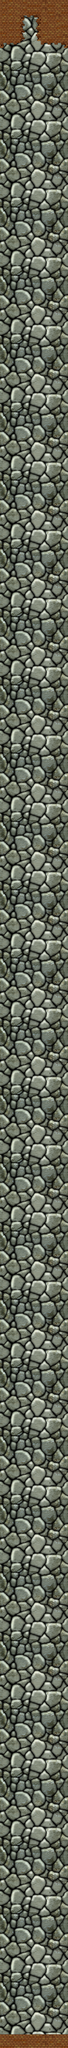

Below is a game level as drawn by its tile map, then a one-line description and the .tmx that defines it (tile-layer data replaced by summaries):
An orthogonal 10x300 tile map with 32x32 px tiles, 5 tile layers (background, bg1, bg2, cover1, ...), 3 tilesets and 5 objects.

<map version="1.0" orientation="orthogonal" width="10" height="300" tilewidth="32" tileheight="32" backgroundcolor="#000000">
 <properties>
  <property name="Time" value="120" />
 </properties>
 <tileset firstgid="1" name="terrain" tilewidth="32" tileheight="32">
  <image source="terrain.png" width="672" height="736" />
 </tileset>
 <tileset firstgid="484" name="bg1" tilewidth="32" tileheight="32">
  <image source="stone.png" width="320" height="320" />
 </tileset>
 <tileset firstgid="584" name="bricks" tilewidth="32" tileheight="32">
  <image source="bricks.png" width="256" height="256" />
 </tileset>
 <layer name="background" width="10" height="300">
  <data>[3000 cells, 3000 non-empty, 100 distinct tile ids]</data>
 </layer>
 <layer name="bg1" width="10" height="300">
  <data>[3000 cells, 0 non-empty, 0 distinct tile ids]</data>
 </layer>
 <layer name="bg2" width="10" height="300">
  <data>[3000 cells, 55 non-empty, 11 distinct tile ids]</data>
 </layer>
 <layer name="cover1" width="10" height="300">
  <data>[3000 cells, 30 non-empty, 8 distinct tile ids]</data>
 </layer>
 <layer name="cover2" width="10" height="300">
  <data>[3000 cells, 0 non-empty, 0 distinct tile ids]</data>
 </layer>
 <objectgroup name="obstacles" width="10" height="300">
  <object x="1" y="9537">
   <polyline points="0,0 318,0" />
  </object>
  <object x="106" y="8" width="75" height="74">
   <properties>
    <property name="EXIT" value="" />
   </properties>
   <ellipse />
  </object>
  <object x="146" y="9543" width="28" height="27">
   <properties>
    <property name="START" value="" />
   </properties>
   <ellipse />
  </object>
  <object x="180" y="3">
   <polyline points="0,0 15,165 141,165 141,-2 0,-2" />
  </object>
  <object x="6" y="7">
   <polyline points="-6,-5 -6,160 87,160 102,-6 -5,-7" />
  </object>
 </objectgroup>
</map>
